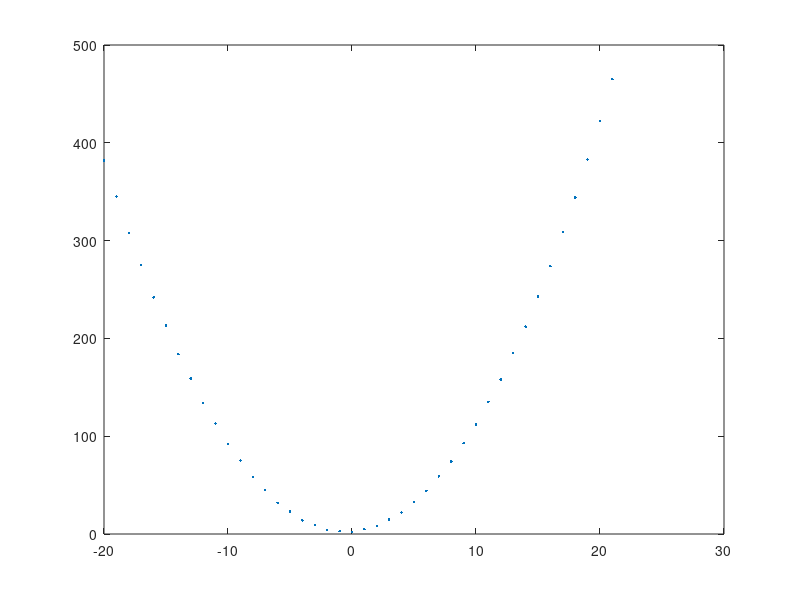
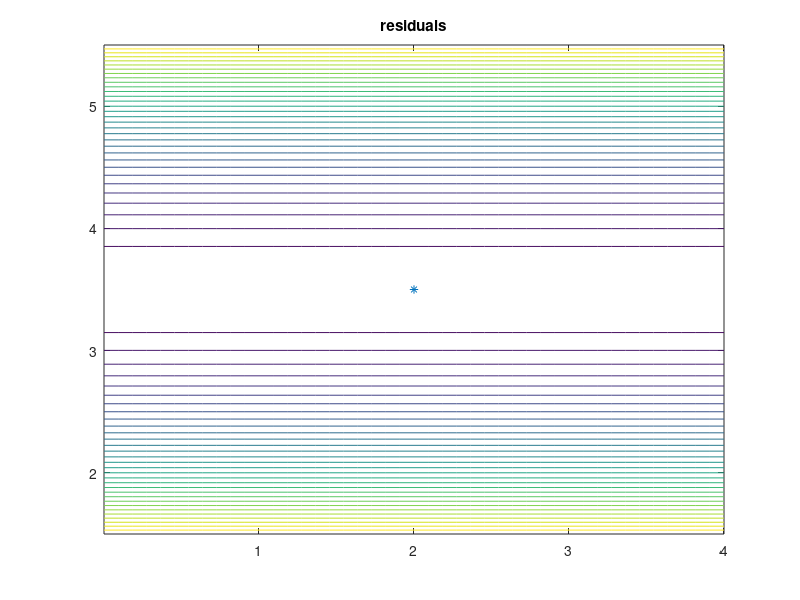

These charts were generated, in order, by the following MATLAB code:
quad_fn = @(x,p) x.^2 + x+p(1);
x1 = -20:2:20;
x2 = -19:2:21; 
p1 = [2,3]';
p2 = [3,4]';
data1 = quad_fn(x1,p1);
data2 = quad_fn(x2,p2);

t = -20:1:21;
k=1;
for i = 1:2:42
    data(i) =  data1(k);
    data(i+1) = data2(k);
    k = k+1;
end
for i = 1:1:42
    data_fit(i) =  quad_fn(t(i),p1);
end

plot(t,data,'.')

quad_min = @(p)[quad_fn(t,p) - data_fit]*[quad_fn(t,p) - data_fit]';
p0 = (p1+p2)/2;
pfit = fmincon(quad_min,p0)

figure;
ip=1;npvar=length(pfit);
for i1=1:npvar-1
    for i2=i1+1:npvar
        subplot(npvar-1,npvar-1,ip);ip=ip+1; % this layout can be improved****
        
        x1min=pfit(i1);x2min=pfit(i2);
        d1=2; d2=2;
        % generate a contour plot about the first two variables
        X1 =(pfit(i1)-d1:1/11 :pfit(i1)+d1);
        X2 =(pfit(i2)-d2:1/11 :pfit(i2)+d2);
        [XX1,XX2] = meshgrid(X1,X2);
        [n1,n2]=size(XX1);
        YY=NaN(n1,n2);
        peval=pfit;
        for ip1=1:n1
            for ip2=1:n2
                peval(i1)=X1(ip1);
                peval(i2)=X2(ip2);
                YY(ip1,ip2)=quad_min(peval);
            end
        end
        % YY
        % define contour levels near minimum
        contour(XX1,XX2,YY,31);hold on
        scatter(x1min,x2min,'*r')
        title('residuals')
        
    end
end